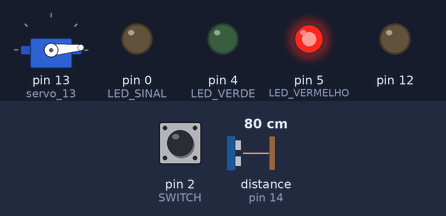
Bench run of a sketch on a simulated Arduino Uno, built with avr-gcc and run on an emulated ATmega328P. Parts: servo, output pins drawn as LEDs (lit = HIGH). Inputs (shaded band) come from the test bench; at power-on: pin 2 (SWITCH) LOW, distance to the obstacle (sensor on pin 14) 80 cm. The echo pulse lasts 58.3 µs per cm.

Above: at 1.2 s.
1.3 s: pin 2 (SWITCH) pulled HIGH for 0.15 s
At 1.46 s:
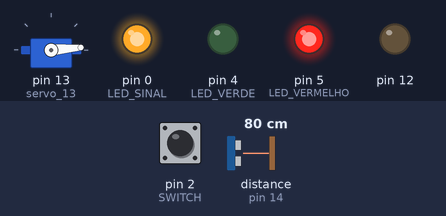
3.1 s: pin 2 (SWITCH) pulled HIGH for 3.2 s
At 7.6 s:
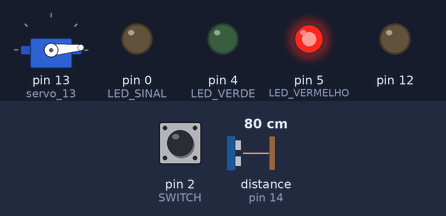
Timing chart, 0 to 9.1 s (numbered marks = the images above; inputs shaded):
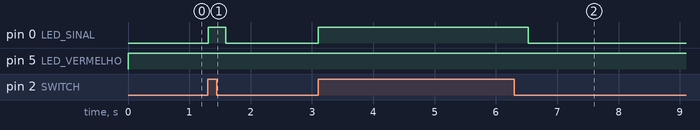

Measured:
- after the input at 1.3 s, pin 0 (LED_SINAL): LOW → HIGH at once, → LOW 0.29 s later
- after the input at 3.1 s, pin 0 (LED_SINAL): LOW → HIGH at once, → LOW 3.4 s later

The sketch:

PROJ.ino
```cpp
// C++ code
//
//SERVO - 13 D7
//ECHO - 14 D5
//TRIG - 12 D6
//LED VERDE - 4 D2
//LED VERMELHO - 5 D1
//LED SINAL - 0 D3
//SWITCH - 2 D4

//90 GRAUS É ABERTO
//0 GRAUS É FECHADO

#include <Servo.h>
Servo servo_13;


long readUltrasonicDistance(int triggerPin, int echoPin)
{
  pinMode(triggerPin, OUTPUT);  // Clear the trigger
  digitalWrite(triggerPin, LOW);
  delayMicroseconds(2);
  // Sets the trigger pin to HIGH state for 10 microseconds
  digitalWrite(triggerPin, HIGH);
  delayMicroseconds(10);
  digitalWrite(triggerPin, LOW);
  pinMode(echoPin, INPUT);
  // Reads the echo pin, and returns the sound wave travel time in microseconds
  return pulseIn(echoPin, HIGH);
}


void setup()
{
  pinMode(2, INPUT); //SWITCH
  pinMode(0, OUTPUT); //LED SINAL
  pinMode(5, OUTPUT); //LED VERMELHO
  pinMode(4, OUTPUT); //LED VERDE
  servo_13.attach(13, 500, 2500);
  servo_13.write(5);
}

void loop()
{
  if (digitalRead(2) == HIGH) {
    digitalWrite(0, HIGH);
    if (0.01723 * readUltrasonicDistance(12, 14) <= 07) {
      delay(800);
      digitalWrite(5, LOW);
      digitalWrite(4, HIGH);
      servo_13.write(50);
    } else {
      delay(270);
      digitalWrite(5, HIGH);
      digitalWrite(4, LOW);
      servo_13.write(5);
    }
  } else {
    digitalWrite(5, HIGH);
    digitalWrite(0, LOW);
    digitalWrite(4, LOW);
    servo_13.write(5);
  }
  delay(10); // Delay a little bit to improve simulation performance
}
```
